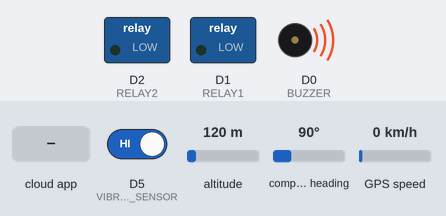
The sketch below on a simulated ESP8266 (NodeMCU). On the bench: switched loads named in the sketch (green lamp = pin HIGH), buzzer (waves = sounding, pin HIGH). Inputs (shaded band) come from the test bench; at power-on: D5 (VIBRATION_SENSOR) HIGH, altitude 120 m, compass heading 90°, GPS speed 0 km/h. WiFi joins after 1.5 s; servers stay silent unless stated; the GPS gets a fix after 3 s at 37.7749, -122.4194 with 8 satellites; the Firebase database answers and starts empty; what the sketch prints to the serial monitor is not drawn.

Above: at 4.2 s.
4.3 s: the phone or cloud app sets statusKelistrikan to 1
At 5.4 s:
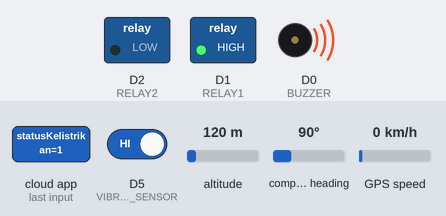
5.8 s: D5 (VIBRATION_SENSOR) driven LOW
At 6.4 s:
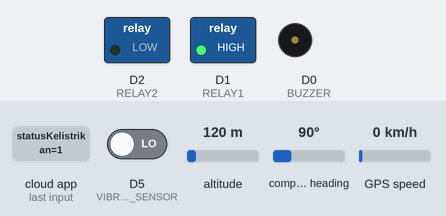
7.6 s: the phone or cloud app sets statusStarter to 1
At 8.8 s:
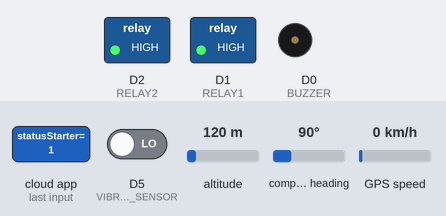
9.1 s: the phone or cloud app sets statusKelistrikan to 0
At 10.2 s:
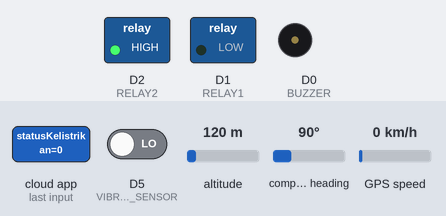
11.0 s: D5 (VIBRATION_SENSOR) driven HIGH
At 12.0 s:
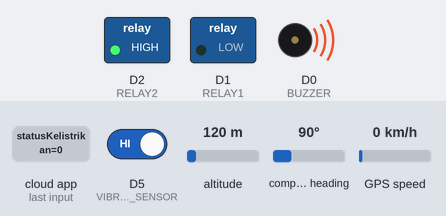
12.8 s: the phone or cloud app sets statusKelistrikan to 1
At 14.2 s:
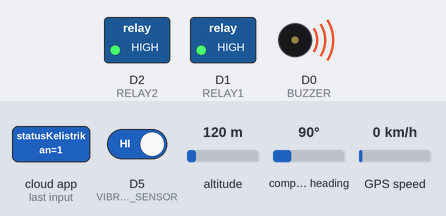
Timing chart, 0 to 15.7 s (numbered marks = the images above; inputs shaded):
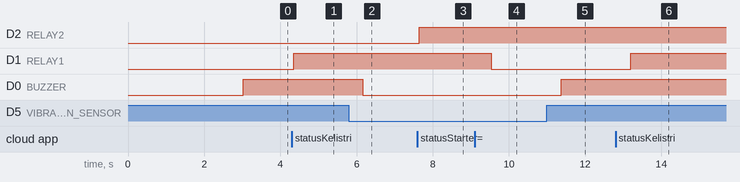

Measured:
- after the input at 4.3 s, D1 (RELAY1): LOW → HIGH after 0.05 s
- after the input at 5.8 s, D0 (BUZZER): HIGH → LOW after 0.37 s
- after the input at 7.6 s, D2 (RELAY2): LOW → HIGH at once
- after the input at 9.1 s, D1 (RELAY1): HIGH → LOW after 0.44 s
- after the input at 11.0 s, D0 (BUZZER): LOW → HIGH after 0.38 s
- after the input at 12.8 s, D1 (RELAY1): LOW → HIGH after 0.40 s

The sketch:

kode.ino
```cpp
#include <ESP8266WiFi.h>
#include <Firebase_ESP_Client.h>
#include <TinyGPSPlus.h>
#include <SoftwareSerial.h>
#include <addons/TokenHelper.h>
#include <addons/RTDBHelper.h>

// WiFi & Firebase
#define WIFI_SSID "Free"
#define WIFI_PASSWORD "123456789"
#define API_KEY "AIzaSyBtQRpzlN2tryHwDl_o8DSmAkJgJXZl3bc"
#define DATABASE_URL "https://mototrack-33904-default-rtdb.firebaseio.com/"
#define DATABASE_SECRET "Z7uVnHu01YarMKdOHUjGbHyVsMkJzuGoHqVMGZa6"

FirebaseData fbdo;
FirebaseAuth auth;
FirebaseConfig config;

// GPS
static const int RXPin = D6, TXPin = D7;
static const uint32_t GPSBaud = 9600;
SoftwareSerial gpsSerial(RXPin, TXPin);
TinyGPSPlus gps;

unsigned long lastGPSData = 0;
bool gpsDataReceived = false;

// Sensor & Aktuator
#define VIBRATION_SENSOR D5
#define BUZZER D0
#define RELAY1 D1
#define RELAY2 D2

const int TIME_OFFSET = 9;

bool statusGetar = false;
unsigned long lastSend = 0;
const unsigned long SEND_INTERVAL = 5000;

// ----------------------
// Setup
// ----------------------
void setup() {
  Serial.begin(115200);
  gpsSerial.begin(GPSBaud);
  delay(1500);

  pinMode(VIBRATION_SENSOR, INPUT_PULLUP);
  pinMode(BUZZER, OUTPUT);
  pinMode(RELAY1, OUTPUT);
  pinMode(RELAY2, OUTPUT);

  digitalWrite(BUZZER, LOW);
  digitalWrite(RELAY1, LOW);
  digitalWrite(RELAY2, LOW);

  Serial.println("Menghubungkan WiFi...");
  WiFi.begin(WIFI_SSID, WIFI_PASSWORD);
  while (WiFi.status() != WL_CONNECTED) {
    delay(300);
    Serial.print(".");
  }
  Serial.println("\nWiFi Terhubung.");

  config.api_key = API_KEY;
  config.database_url = DATABASE_URL;
  config.signer.tokens.legacy_token = DATABASE_SECRET;

  Firebase.begin(&config, &auth);
  Firebase.reconnectWiFi(true);

  Serial.println("Setup selesai.");
}

// ----------------------
// Kirim lokasi
// ----------------------
void kirimLokasi(float lat, float lon) {
  char timeStr[10];

  int hour = gps.time.hour() + TIME_OFFSET;
  if (hour >= 24) hour -= 24;
  sprintf(timeStr, "%02d:%02d:%02d", hour, gps.time.minute(), gps.time.second());

  Firebase.RTDB.setFloat(&fbdo, "trackingMap/latitude", lat);
  Firebase.RTDB.setFloat(&fbdo, "trackingMap/longitude", lon);
  Firebase.RTDB.setString(&fbdo, "trackingMap/time", timeStr);

  Serial.printf("Lokasi terkirim | LAT: %.6f | LON: %.6f\n", lat, lon);
}

// ----------------------
// Loop utama
// ----------------------
void loop() {

  // --------- GPS Tetap Diproses ----------
  while (gpsSerial.available()) {
    gps.encode(gpsSerial.read());
    gpsDataReceived = true;
    lastGPSData = millis();
  }

  // Jika 5 detik tidak ada data NMEA = RX/TX terlepas
  if (!gpsDataReceived && millis() - lastGPSData > 5000) {
    Serial.println("⚠️ GPS TIDAK TERHUBUNG (cek kabel RX/TX)");
  }

  // setelah ada 1 data, reset flag agar bisa cek lagi
  if (gpsDataReceived && millis() - lastGPSData > 5000) {
    gpsDataReceived = false;
  }

  // --------- Sensor Getar ---------
  int gv = digitalRead(VIBRATION_SENSOR);
  if (gv == HIGH && !statusGetar) {
    statusGetar = true;
    digitalWrite(BUZZER, HIGH);
    Firebase.RTDB.setBool(&fbdo, "Motor/statusGetar", true);
    Serial.println("⚠️ Getaran terdeteksi!");
  }
  else if (gv == LOW && statusGetar) {
    statusGetar = false;
    digitalWrite(BUZZER, LOW);
    Firebase.RTDB.setBool(&fbdo, "Motor/statusGetar", false);
    Serial.println("Getaran normal.");
  }

  // --------- Relay dari Firebase ---------
  if (Firebase.RTDB.getBool(&fbdo, "Motor/statusKelistrikan"))
      digitalWrite(RELAY1, fbdo.boolData() ? HIGH : LOW);

  if (Firebase.RTDB.getBool(&fbdo, "Motor/statusStarter"))
      digitalWrite(RELAY2, fbdo.boolData() ? HIGH : LOW);

  // --------- Kirim lokasi jika FIX ---------
  if (gps.location.isValid() && gps.satellites.value() >= 4) {
    if (millis() - lastSend > SEND_INTERVAL) {
      lastSend = millis();
      kirimLokasi(gps.location.lat(), gps.location.lng());
    }
  }
  else {
    Serial.printf("⌛ GPS belum fix | Satelit: %d\n", gps.satellites.value());
  }

  delay(200);
}
```
